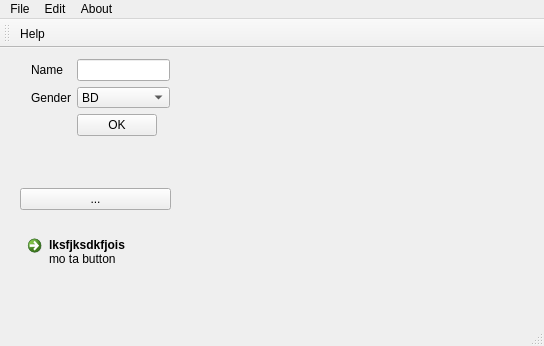
<?xml version="1.0" encoding="UTF-8"?>
<ui version="4.0">
 <class>MainWindow</class>
 <widget class="QMainWindow" name="MainWindow">
  <property name="enabled">
   <bool>true</bool>
  </property>
  <property name="geometry">
   <rect>
    <x>0</x>
    <y>0</y>
    <width>544</width>
    <height>346</height>
   </rect>
  </property>
  <property name="windowTitle">
   <string>MainWindow</string>
  </property>
  <widget class="QWidget" name="centralWidget">
   <widget class="QLabel" name="label_5">
    <property name="geometry">
     <rect>
      <x>310</x>
      <y>10</y>
      <width>221</width>
      <height>191</height>
     </rect>
    </property>
    <property name="text">
     <string/>
    </property>
    <property name="pixmap">
     <pixmap>../../Pictures/android_firmware_vinfast.png</pixmap>
    </property>
   </widget>
   <widget class="QToolButton" name="toolButton">
    <property name="geometry">
     <rect>
      <x>20</x>
      <y>140</y>
      <width>151</width>
      <height>22</height>
     </rect>
    </property>
    <property name="text">
     <string>...</string>
    </property>
   </widget>
   <widget class="QCommandLinkButton" name="commandLinkButton">
    <property name="geometry">
     <rect>
      <x>20</x>
      <y>180</y>
      <width>174</width>
      <height>51</height>
     </rect>
    </property>
    <property name="text">
     <string>lksfjksdkfjois</string>
    </property>
    <property name="description">
     <string comment="mo ta button">mo ta button</string>
    </property>
   </widget>
   <widget class="QWidget" name="">
    <property name="geometry">
     <rect>
      <x>20</x>
      <y>0</y>
      <width>161</width>
      <height>98</height>
     </rect>
    </property>
    <layout class="QGridLayout" name="gridLayout">
     <item row="3" column="2">
      <widget class="QPushButton" name="pushButton">
       <property name="text">
        <string>OK</string>
       </property>
       <property name="icon">
        <iconset>
         <normaloff>../../Pictures/Screenshot from 2019-12-22 20-50-08.png</normaloff>../../Pictures/Screenshot from 2019-12-22 20-50-08.png</iconset>
       </property>
       <property name="iconSize">
        <size>
         <width>20</width>
         <height>20</height>
        </size>
       </property>
       <property name="checkable">
        <bool>true</bool>
       </property>
      </widget>
     </item>
     <item row="1" column="0" colspan="2">
      <widget class="QLabel" name="label_2">
       <property name="text">
        <string>Gender</string>
       </property>
      </widget>
     </item>
     <item row="3" column="3">
      <spacer name="horizontalSpacer">
       <property name="orientation">
        <enum>Qt::Horizontal</enum>
       </property>
       <property name="sizeHint" stdset="0">
        <size>
         <width>108</width>
         <height>20</height>
        </size>
       </property>
      </spacer>
     </item>
     <item row="1" column="2" colspan="2">
      <widget class="QComboBox" name="comboBox">
       <property name="sizePolicy">
        <sizepolicy hsizetype="Expanding" vsizetype="Fixed">
         <horstretch>0</horstretch>
         <verstretch>0</verstretch>
        </sizepolicy>
       </property>
       <property name="currentIndex">
        <number>2</number>
       </property>
       <item>
        <property name="text">
         <string>Male</string>
        </property>
       </item>
       <item>
        <property name="text">
         <string>Female</string>
        </property>
       </item>
       <item>
        <property name="text">
         <string>BD</string>
        </property>
       </item>
      </widget>
     </item>
     <item row="0" column="2" colspan="2">
      <widget class="QLineEdit" name="lineEdit"/>
     </item>
     <item row="0" column="0" colspan="2">
      <widget class="QLabel" name="label">
       <property name="text">
        <string>Name</string>
       </property>
      </widget>
     </item>
    </layout>
   </widget>
   <widget class="QWidget" name="">
    <property name="geometry">
     <rect>
      <x>20</x>
      <y>110</y>
      <width>181</width>
      <height>21</height>
     </rect>
    </property>
    <layout class="QHBoxLayout" name="horizontalLayout">
     <item>
      <widget class="QLabel" name="label_4">
       <property name="font">
        <font>
         <pointsize>12</pointsize>
        </font>
       </property>
       <property name="text">
        <string>x&lt;sup&gt;2&lt;/sup&gt; + 3x&lt;sub&gt;1&lt;/sub&gt; + 5</string>
       </property>
      </widget>
     </item>
     <item>
      <widget class="QLabel" name="label_3">
       <property name="text">
        <string>&lt;html&gt;&lt;head/&gt;&lt;body&gt;&lt;p&gt;&lt;span style=&quot; font-weight:600;&quot;&gt;Hello&lt;/span&gt;&lt;font color='red'&gt; world&lt;/font&gt;&lt;/p&gt;&lt;/body&gt;&lt;/html&gt;</string>
       </property>
      </widget>
     </item>
    </layout>
   </widget>
  </widget>
  <widget class="QMenuBar" name="menuBar">
   <property name="geometry">
    <rect>
     <x>0</x>
     <y>0</y>
     <width>544</width>
     <height>20</height>
    </rect>
   </property>
   <widget class="QMenu" name="menuFile">
    <property name="title">
     <string>File</string>
    </property>
    <addaction name="actionNew"/>
    <addaction name="actionOpen"/>
    <addaction name="actionExit"/>
   </widget>
   <widget class="QMenu" name="menuEdit">
    <property name="title">
     <string>Edit</string>
    </property>
    <addaction name="actionCopy"/>
    <addaction name="actionCut"/>
    <addaction name="actionPaste"/>
   </widget>
   <widget class="QMenu" name="menuAbout">
    <property name="title">
     <string>About</string>
    </property>
    <addaction name="actionHelp"/>
   </widget>
   <addaction name="menuFile"/>
   <addaction name="menuEdit"/>
   <addaction name="menuAbout"/>
  </widget>
  <widget class="QToolBar" name="mainToolBar">
   <attribute name="toolBarArea">
    <enum>TopToolBarArea</enum>
   </attribute>
   <attribute name="toolBarBreak">
    <bool>false</bool>
   </attribute>
   <addaction name="actionHelp"/>
  </widget>
  <widget class="QStatusBar" name="statusBar"/>
  <action name="actionNew">
   <property name="text">
    <string>New</string>
   </property>
  </action>
  <action name="actionOpen">
   <property name="text">
    <string>Open</string>
   </property>
  </action>
  <action name="actionExit">
   <property name="text">
    <string>Exit</string>
   </property>
  </action>
  <action name="actionCopy">
   <property name="text">
    <string>Copy</string>
   </property>
  </action>
  <action name="actionCut">
   <property name="text">
    <string>Cut</string>
   </property>
  </action>
  <action name="actionPaste">
   <property name="text">
    <string>Paste</string>
   </property>
  </action>
  <action name="actionHelp">
   <property name="icon">
    <iconset>
     <normaloff>../../Downloads/iconfinder_help_216643.png</normaloff>../../Downloads/iconfinder_help_216643.png</iconset>
   </property>
   <property name="text">
    <string>Help</string>
   </property>
  </action>
 </widget>
 <layoutdefault spacing="6" margin="11"/>
 <resources/>
 <connections/>
</ui>
